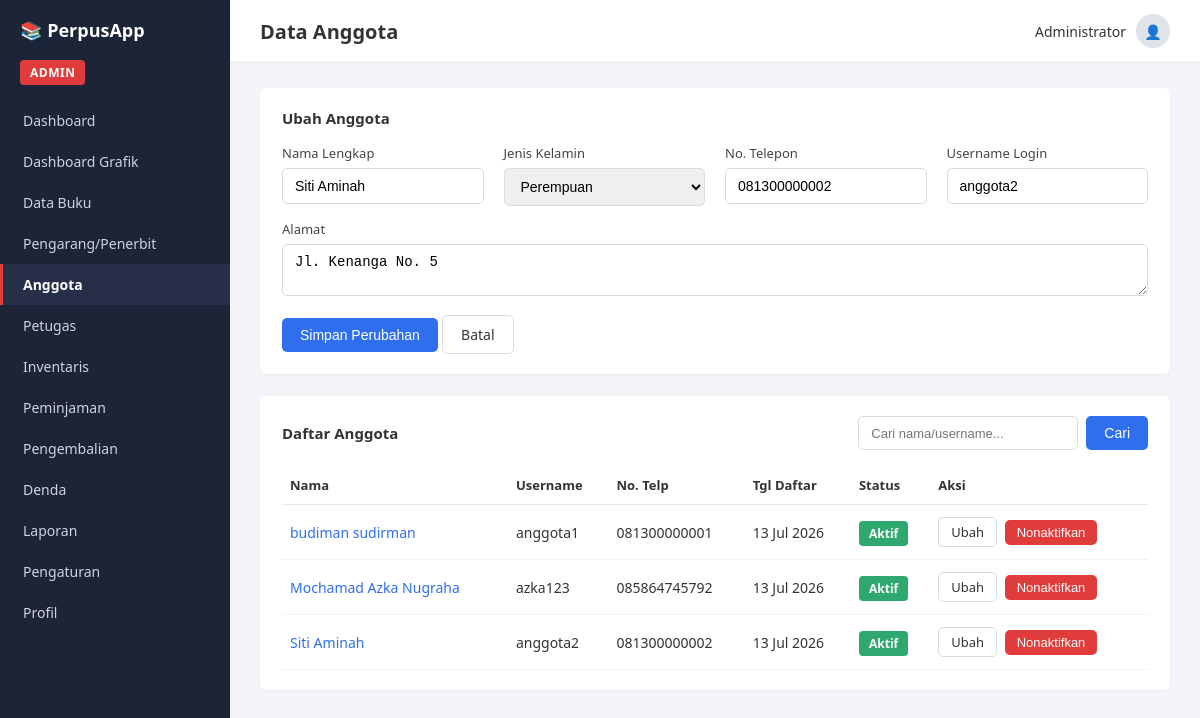
Screenshot of /anggota.php?edit_id=2 with the database file from the repository.
### tables this page shows
CREATE TABLE `anggota` (
  `kd_anggota` int(11) NOT NULL,
  `nm_anggota` varchar(150) NOT NULL,
  `jenis_kelamin` char(1) DEFAULT 'L',
  `alamat` text DEFAULT NULL,
  `no_telp` varchar(30) DEFAULT NULL,
  `foto` varchar(255) DEFAULT NULL,
  `tgl_daftar` date DEFAULT NULL,
  `user` varchar(50) DEFAULT NULL,
  `password` varchar(255) DEFAULT NULL,
  `status_aktif` tinyint(1) DEFAULT 1
);

### anggota.php (the view, shortened to what this page needs)
<?php
require 'config.php';
$search = trim($_GET['q'] ?? '');
if ($search !== '') {
    $stmt = $pdo->prepare("SELECT * FROM anggota WHERE nm_anggota LIKE ? OR user LIKE ? ORDER BY nm_anggota ASC");
    $like = "%$search%";
    $stmt->execute([$like, $like]);
    $anggotaList = $stmt->fetchAll();
} else {
    $anggotaList = $pdo->query("SELECT * FROM anggota ORDER BY nm_anggota ASC")->fetchAll();
}
$editAnggota = null;
if (isset($_GET['edit_id'])) {
    $stmt = $pdo->prepare("SELECT * FROM anggota WHERE kd_anggota=?");
    $stmt->execute([$_GET['edit_id']]);
    $editAnggota = $stmt->fetch();
}
?>
<!DOCTYPE html>
<html lang="id">
<head>
<link rel="stylesheet" href="assets/style.css">
</head>
<body>
<div class="layout">
    <?php include 'includes/sidebar.php'; ?>
    <div class="main">
        <?php include 'includes/header.php'; ?>
        <div class="content">
            <div class="card">
                <h2><?= $editAnggota ? 'Ubah Anggota' : 'Tambah Anggota Baru' ?></h2>
                <form method="post">
                    <div class="form-row">
                        <div class="form-group">
                            <label>Nama Lengkap</label>
                            <input type="text" name="nm_anggota" required value="<?= htmlspecialchars($editAnggota['nm_anggota'] ?? '') ?>">
                        </div>
                        <div class="form-group">
                            <label>Jenis Kelamin</label>
                            <select name="jenis_kelamin">
                                <option value="P" <?= (($editAnggota['jenis_kelamin'] ?? '') === 'P') ? 'selected' : '' ?>>Perempuan</option>
                            </select>
                        </div>
                        <div class="form-group">
                            <label>No. Telepon</label>
                            <input type="text" name="no_telp" value="<?= htmlspecialchars($editAnggota['no_telp'] ?? '') ?>">
                        </div>
                        <div class="form-group">
                            <label>Username Login</label>
                            <input type="text" name="user" required value="<?= htmlspecialchars($editAnggota['user'] ?? '') ?>">
                        </div>
                    </div>
                    <div class="form-row">
                        <div class="form-group">
                            <label>Alamat</label>
                            <textarea name="alamat" rows="2"><?= htmlspecialchars($editAnggota['alamat'] ?? '') ?></textarea>
                        </div>
                    </div>
                    <button type="submit" name="<?= $editAnggota ? 'edit' : 'add' ?>" class="btn btn-primary">
                        <?= $editAnggota ? 'Simpan Perubahan' : 'Tambah Anggota' ?>
                    </button>
                    <?php if ($editAnggota): ?>
                        <a href="anggota.php" class="btn btn-outline">Batal</a>
                    <?php endif; ?>
                </form>
            </div>
            <div class="card">
                <div class="card-header-row">
                    <h2>Daftar Anggota</h2>
                    <form class="search-bar" method="get">
                        <input type="text" name="q" placeholder="Cari nama/username..." value="<?= htmlspecialchars($search) ?>">
                        <button type="submit" class="btn btn-primary">Cari</button>
                    </form>
                </div>
                <table>
                    <thead>
                        <tr>
                            <th>Nama</th><th>Username</th><th>No. Telp</th><th>Tgl Daftar</th><th>Status</th><th>Aksi</th>
                        </tr>
                    </thead>
                    <tbody>
                    <?php foreach ($anggotaList as $row): ?>
                        <tr>
                            <td class="link-name"><?= htmlspecialchars($row['nm_anggota']) ?></td>
                            <td><?= htmlspecialchars($row['user']) ?></td>
                            <td><?= htmlspecialchars($row['no_telp']) ?></td>
                            <td><?= $row['tgl_daftar'] ? date('d M Y', strtotime($row['tgl_daftar'])) : '-' ?></td>
                            <td>
                                <?php if ($row['status_aktif']): ?>
                                    <span class="badge badge-aktif">Aktif</span>
                                <?php else: ?>
                                    <span class="badge badge-nonaktif">Nonaktif</span>
                                <?php endif; ?>
                            </td>
                            <td>
                                <a class="btn btn-outline btn-sm" href="?edit_id=<?= $row['kd_anggota'] ?>">Ubah</a>
                                <form method="post" style="display:inline">
                                    <button type="submit" name="toggle_status" class="btn <?= $row['status_aktif'] ? 'btn-danger' : 'btn-success' ?> btn-sm">
                                        <?= $row['status_aktif'] ? 'Nonaktifkan' : 'Aktifkan' ?>
                                    </button>
                                </form>
                            </td>
                        </tr>
                    <?php endforeach; ?>
                    </tbody>
                </table>
            </div>
        </div>
    </div>
</div>
</body>
</html>

### assets/style.css (style rules this page uses)
* { box-sizing: border-box; }
body { margin: 0; font-family: 'Segoe UI', Arial, sans-serif; background: #f3f5f9; color: #333; }
.layout { display: flex; min-height: 100vh; }
.main { flex: 1; display: flex; flex-direction: column; min-width: 0; }
.content { padding: 25px 30px; }
.card { background: #fff; border-radius: 6px; padding: 20px 22px; margin-bottom: 22px; box-shadow: 0 1px 2px rgba(0,0,0,0.05); }
.card h2 { font-size: 15px; margin: 0 0 16px 0; }
.form-row { display: flex; gap: 20px; flex-wrap: wrap; margin-bottom: 14px; }
.form-group { flex: 1; min-width: 200px; }
.form-group label { display: block; font-size: 13px; margin-bottom: 6px; color: #444; }
.form-group input, .form-group select, .form-group textarea { width: 100%; padding: 9px 12px; border: 1px solid #d7dbe3; border-radius: 5px; font-size: 14px; }
.btn { display: inline-block; border: none; padding: 9px 18px; border-radius: 5px; font-size: 14px; cursor: pointer; text-decoration: none; }
.btn-primary { background: #2f6fed; color: #fff; }
.btn-outline { background: #fff; border: 1px solid #d7dbe3; color: #333; }
.btn-danger { background: #e13c3c; color: #fff; }
.btn-sm { padding: 5px 12px; font-size: 13px; margin-right: 4px; }
table { width: 100%; border-collapse: collapse; }
thead th { text-align: left; font-size: 13px; color: #333; padding: 10px 8px; border-bottom: 1px solid #e5e8ee; }
tbody td { padding: 12px 8px; font-size: 14px; border-bottom: 1px solid #f0f2f6; color: #333; }
.link-name { color: #2f6fed; }
.badge { padding: 4px 10px; border-radius: 4px; font-size: 12px; font-weight: 600; color: #fff; }
.badge-aktif { background: #2ea86e; }
.search-bar { display: flex; gap: 8px; }
.search-bar input { padding: 8px 12px; border: 1px solid #d7dbe3; border-radius: 5px; font-size: 13px; width: 220px; }
.card-header-row { display: flex; align-items: center; justify-content: space-between; margin-bottom: 16px; }
.card-header-row h2 { margin: 0; }

### rows the page displays
anggota: nm_anggota "Siti Aminah", jenis_kelamin "Perempuan", no_telp "081300000002", user "anggota2", alamat "Jl. Kenanga No. 5", tgl_daftar "13 Jul 2026", status_aktif "Aktif"
anggota: nm_anggota "budiman sudirman", user "anggota1", no_telp "081300000001", tgl_daftar "13 Jul 2026", status_aktif "Aktif"
anggota: nm_anggota "Mochamad Azka Nugraha", user "azka123", no_telp "085864745792", tgl_daftar "13 Jul 2026", status_aktif "Aktif"

### other values shown
$item['label'] "Dashboard"
$item['label'] "Dashboard Grafik"
$item['label'] "Data Buku"
$item['label'] "Pengarang/Penerbit"
$item['label'] "Anggota"
$item['label'] "Petugas"
$item['label'] "Inventaris"
$item['label'] "Peminjaman"
$item['label'] "Pengembalian"
$item['label'] "Denda"
$item['label'] "Laporan"
$item['label'] "Pengaturan"
$item['label'] "Profil"
$pageTitle "Data Anggota"
